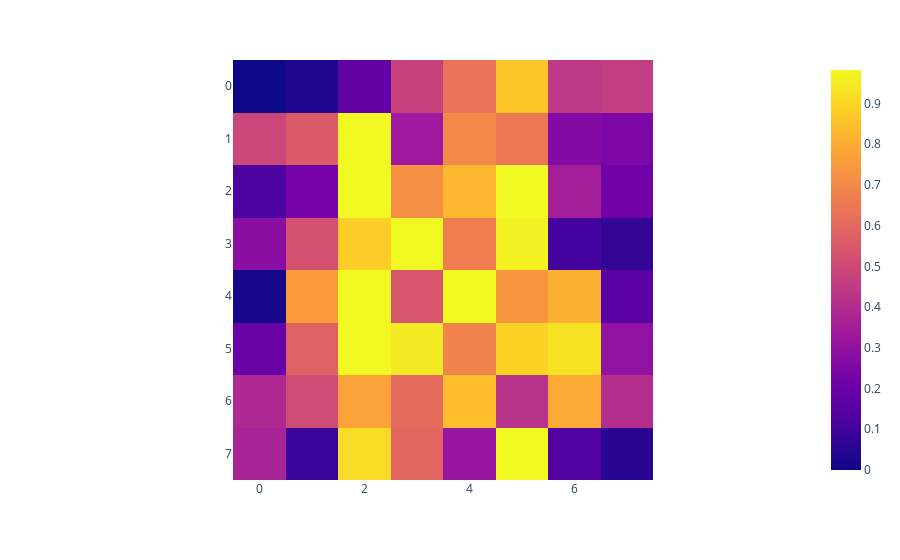

Source (notebook cell):
### Code cell
px.imshow((max(rfe.ranking_) - rfe.ranking_.reshape(digits.images[0].shape))/(max(rfe.ranking_)))

### Figure 1 — Plotly figure (JSON) as saved in the notebook; plotly's stock layout.template omitted (floating-point values rounded to 4 significant figures)
{"data": [{"coloraxis": "coloraxis", "hovertemplate": "x: %{x}<br>y: %{y}<br>color: %{z}<extra></extra>", "name": "0", "type": "heatmap", "xaxis": "x", "yaxis": "y", "z": [[0, 0.03509, 0.1754, 0.4737, 0.6316, 0.8596, 0.4386, 0.4561], [0.4912, 0.5614, 0.9825, 0.3333, 0.7018, 0.6491, 0.2632, 0.2456], [0.1228, 0.2281, 0.9825, 0.7193, 0.8246, 0.9825, 0.3509, 0.2105], [0.2807, 0.5263, 0.8772, 0.9825, 0.6667, 0.9649, 0.1053, 0.07018], [0.01754, 0.7544, 0.9825, 0.5439, 0.9825, 0.7368, 0.807, 0.1579], [0.193, 0.5789, 0.9825, 0.9474, 0.6842, 0.8947, 0.9298, 0.2982], [0.386, 0.5088, 0.7719, 0.614, 0.8421, 0.4211, 0.7895, 0.4035], [0.3684, 0.08772, 0.9123, 0.5965, 0.3158, 0.9825, 0.1404, 0.05263]]}], "layout": {"coloraxis": {"colorscale": [[0, "#0d0887"], [0.1111, "#46039f"], [0.2222, "#7201a8"], [0.3333, "#9c179e"], [0.4444, "#bd3786"], [0.5556, "#d8576b"], [0.6667, "#ed7953"], [0.7778, "#fb9f3a"], [0.8889, "#fdca26"], [1, "#f0f921"]]}, "margin": {"t": 60}, "xaxis": {"anchor": "y", "constrain": "domain", "domain": [0, 1], "scaleanchor": "y"}, "yaxis": {"anchor": "x", "autorange": "reversed", "constrain": "domain", "domain": [0, 1]}}}
